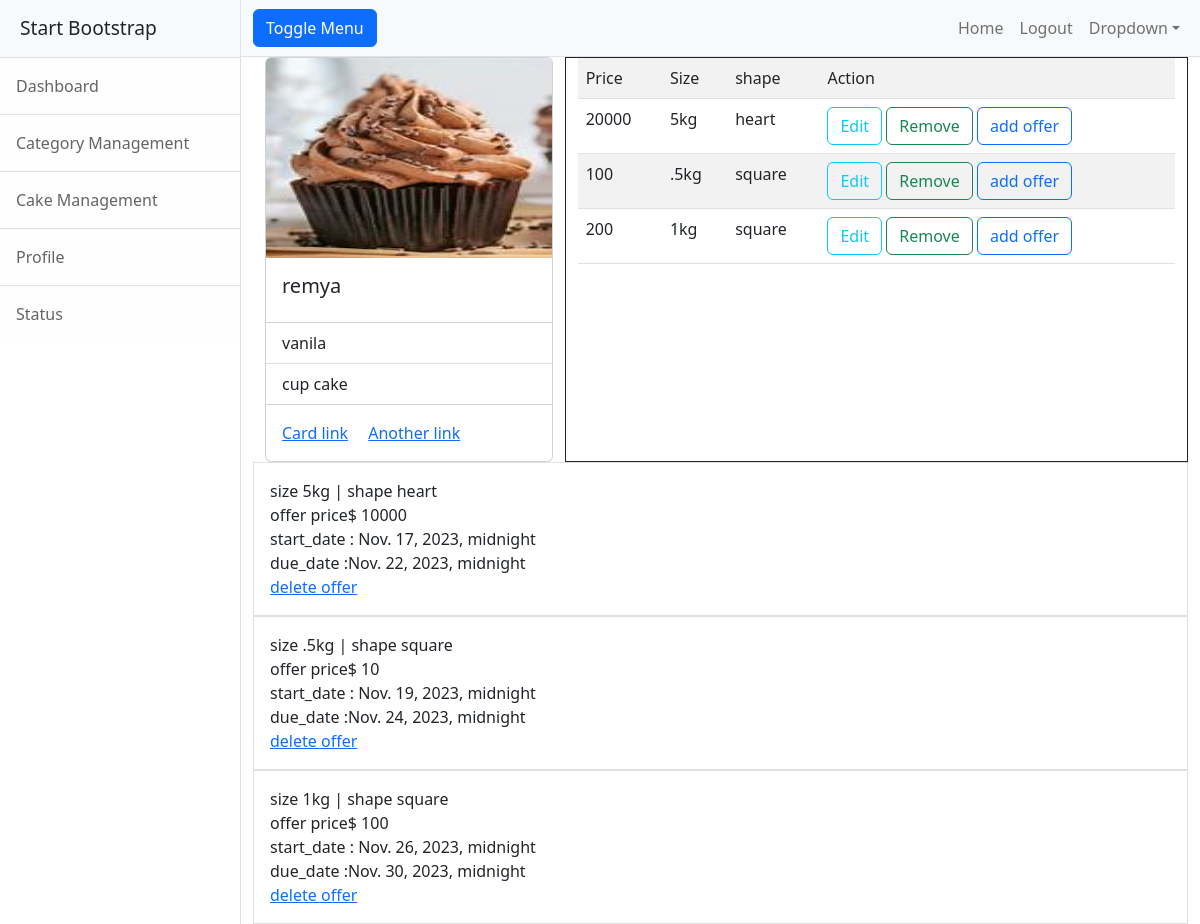
The app's page /cakes/9 (signed in), older data.
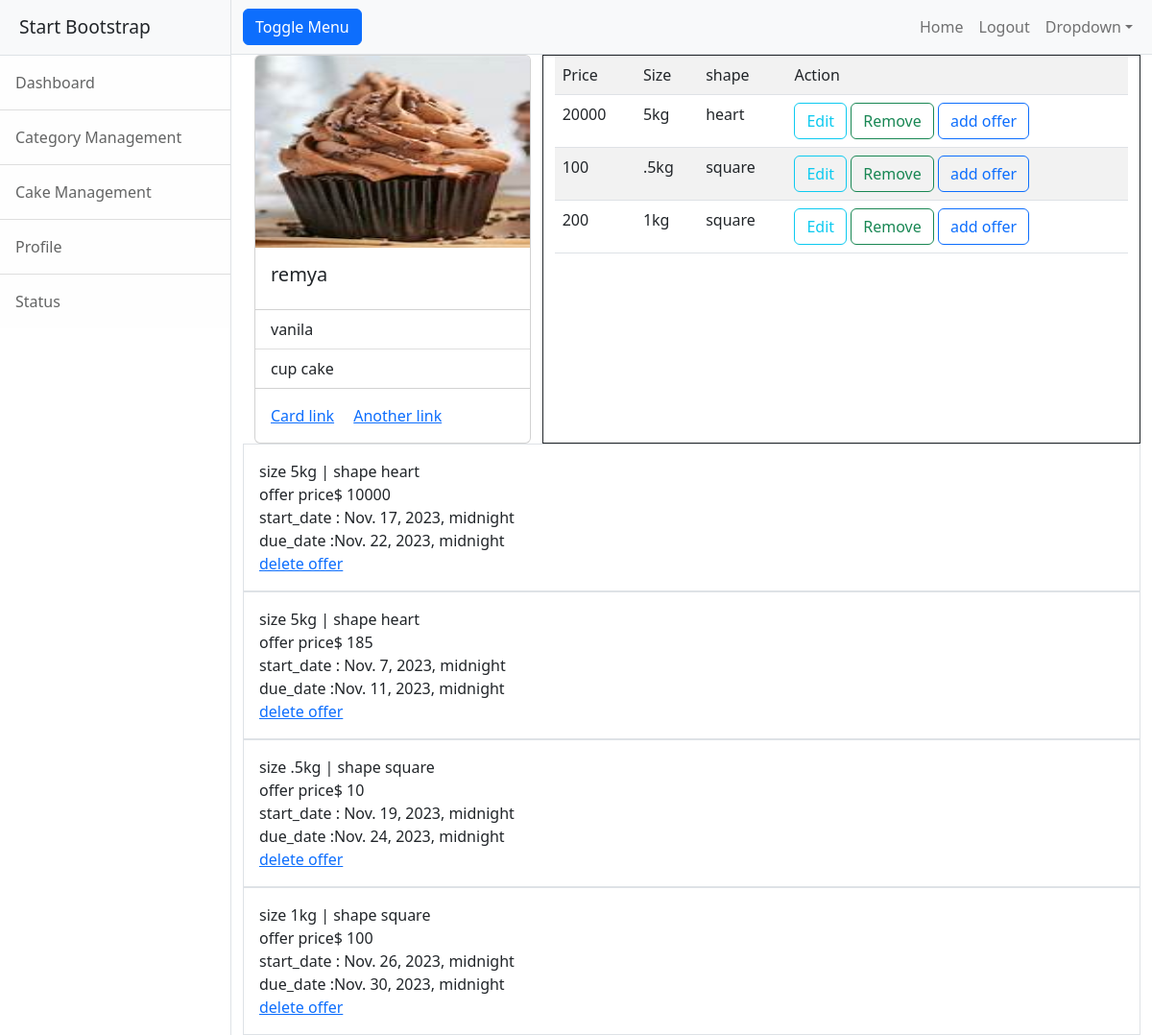
The same page, newer data.
### cakeapp/models.py (models this page shows, shortened)
class CakeVarients(models.Model):
    price=models.PositiveIntegerField()
    options=(
        (".5kg",".5kg"),
        ("1kg","1kg"),
        ("2kg","2kg"),
        ("5kg","5kg")
    )
    size=models.CharField(max_length=200,choices=options,default="1kg")
    option=(
        ("round","round"),
        ("square","square"),
        ("heart","heart")
    )
    shape=models.CharField(max_length=200,choices=option,default="round")
    cake=models.ForeignKey(Cakes,on_delete=models.CASCADE)

class Offers(models.Model):
    cakevarient=models.ForeignKey(CakeVarients,on_delete=models.CASCADE)
    price=models.PositiveIntegerField()
    start_date=models.DateTimeField()
    due_date=models.DateTimeField()

### cakeapp/views.py (the view)
# urls.py: path("cakes/<int:pk>",CakeDetailView.as_view(),name="cake-detail"),
@method_decorator(decs,name="dispatch")
class CakeDetailView(DetailView):
    template_name="cakeapp/cake_detail.html"
    model=Cakes
    context_object_name="cake"

### cakeapp/models.py (called while the page is built)
    def __str__(self):
        return self.name

### cakeapp/views.py (called while the page is built)
def signin_required(fn):
    def wrapper(request,*args,**kwargs):
        if not request.user.is_authenticated:
            messages.error(request,"invalid session")
            return redirect("signin")
        else:
            return fn(request,*args,**kwargs)
    return wrapper

def is_admin(fn):
    def wrapper(request,*args,**kwargs):
        if not request.user.is_superuser:
            messages.error(request,"permission denied for current user!!")
            return redirect("signin")
        else:
            return fn(request,*args,**kwargs)
    return wrapper

### cakeapp/templates/cakeapp/cake_detail.html
{%extends 'cakeapp/base.html'%}
{%block body_block%}
<div class="container">
  <div class="row">
      <div class="col-4">
          <div class="card" style="width:100%">
              <img src="{{cake.image.url}}" class="card-img-top" alt="..." height="200px">
              <div class="card-body">
                <h5 class="card-title">{{cake.name}}</h5>
              </div>
              <ul class="list-group list-group-flush">
                <li class="list-group-item">{{cake.flavour}}</li>
                <li class="list-group-item">{{cake.Category}}</li>
              </ul>
              <div class="card-body">
                <a href="#" class="card-link">Card link</a>
                <a href="#" class="card-link">Another link</a>
              </div>
            </div>
      </div>
      <div class="col-8 border border-dark">
         <table class="table table-striped">
          <tr>
              <td>Price</td>
              <td>Size</td>
              <td>shape</td>
              <td>Action</td>
          </tr>
          {%for v in cake.cakevarients_set.all%}
              <tr>
                  <td>{{v.price}}</td>
                  <td>{{v.size}}</td>
                  <td>{{v.shape}}</td>
                  <td>
                    <a href="{%url 'update-varient' v.id %}" class="btn btn-outline-info">Edit</a>
                    <a href="{%url 'remove-varient' v.id %}" class="btn btn-outline-success"> Remove</a>
                    <a href="{%url 'offers-add' v.id%}" class="btn btn-outline-primary">add offer</a>
                  </td>
              </tr>
          {%endfor%}
         </table>
      </div>
  </div>
  <div class="row">
    {%for v in cake.cakevarients_set.all%}
        {%for o in v.offers_set.all%}
          <div class="border p-3">
            <div>
              size {{o.cakevarient.size}} | shape  {{o.cakevarient.shape}}
            </div>
            <div><span>offer price$ {{o.price}}</span></div>
            <div>start_date : {{o.start_date}}</div>
            <div>due_date :{{o.due_date}}</div>
            <a href="{%url 'remove-offer' o.id%}">delete offer</a>
          </div>
        {%endfor%}
    {%endfor%}
  </div>
</div>
{%endblock%}

Row changes from the older to the newer data that the page shows:
added Offers: cakevarient.size "5kg", cakevarient.shape "heart", price "185", start_date "Nov. 7, 2023, midnight", due_date "Nov. 11, 2023, midnight", shown under CakeVarients "5kg"
